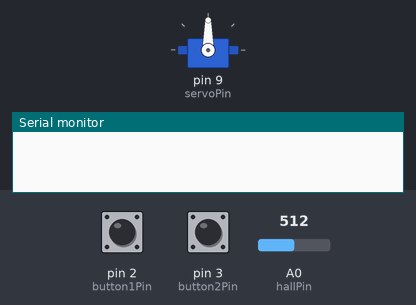
This sketch was run on a simulated Arduino Uno, built with avr-gcc and run on an emulated ATmega328P. Parts: servo, the last lines printed to the serial monitor. The test bench sets the inputs (shaded band); at power-on: pin 2 (button1Pin) HIGH, A0 (hallPin) = 512, pin 3 (button2Pin) HIGH.

Above: at 1.2 s.
1.3 s: pin 2 (button1Pin) pulled LOW for 0.15 s
At 2.2 s:
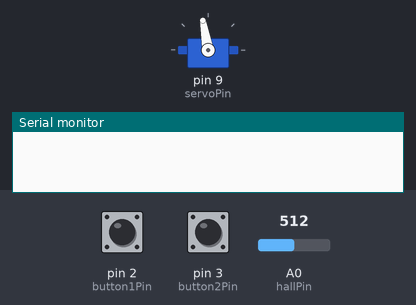
2.9 s: A0 (hallPin) set to 210
At 3.4 s:
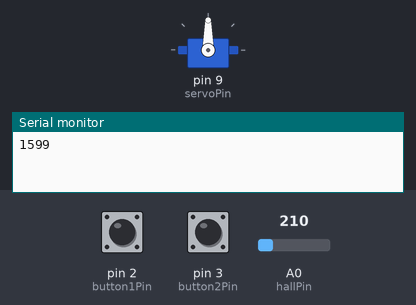
4.4 s: pin 3 (button2Pin) pulled LOW for 3.2 s
At 5.7 s:
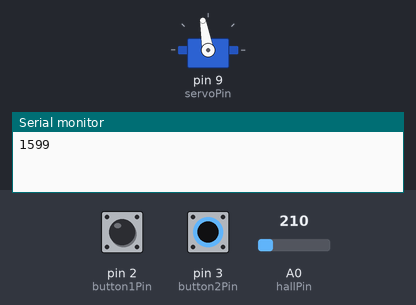
Timing chart, 0 to 9.1 s (numbered marks = the images above; inputs shaded):
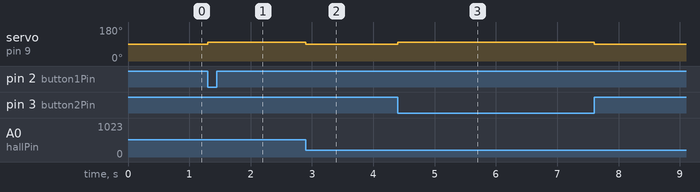

Measured:
- after the input at 1.3 s, servo on pin 9 (servoPin): 90° → 100° at once
- after the input at 2.9 s, servo on pin 9 (servoPin): 100° → 90° at once
- after the input at 4.4 s, servo on pin 9 (servoPin): 90° → 100° at once, → 90° 3.2 s later

The sketch:

Zeitmessung_Servo.ino
```cpp
#include <Servo.h>

Servo myServo;

// Pinbelegung
const int hallPin = A0;           // Hall-Sensor an Analogpin
const int servoPin = 9;           // Servo-Signalpin
const int button1Pin = 2;         // Taster 1-Pin
const int button2Pin = 3;         // Taster 2-Pin

// Schwellenwerte für Hysterese
const int restValue = 512;        // Ruhewert (ca. 2,5V)
const int thresholdOffset = 220;  // Abweichung vom Ruhewert

const int upperThreshold = restValue + thresholdOffset;  // Oberer Schwellenwert
const int lowerThreshold = restValue - thresholdOffset;  // Unterer Schwellenwert

bool servoActive = false;         // Zustandsvariable für Taster 1
unsigned long startTime = 0;      // Startzeit der Messung
unsigned long elapsedTime = 0;    // Gemessene Zeit

void setup() {
  Serial.begin(115200);           // Serielle Ausgabe für Zeitmessung
  pinMode(button1Pin, INPUT_PULLUP); // Taster 1 mit internem Pull-Up
  pinMode(button2Pin, INPUT_PULLUP); // Taster 2 mit internem Pull-Up
  pinMode(hallPin, INPUT);           // Hall-Sensor als Eingang
  myServo.attach(servoPin);          // Servo an Pin 9 anschließen
  myServo.write(90);                 // Servo bleibt anfangs stehen
  myServo.detach();
}

void loop() {
  // Taster 1: Startet den Servo, bis der Hall-Sensor auslöst
  if (digitalRead(button1Pin) == LOW && !servoActive) {
    servoActive = true;  // Servo aktivieren
    startTime = millis();  // ⏱ Zeitmessung starten

    myServo.attach(9);
    myServo.write(100);   // Servo dreht mit Tempo 100
  }

  // Stoppen durch Hall-Sensor
  if (servoActive) {
    int hallValue = analogRead(hallPin);
    if (hallValue > upperThreshold || hallValue < lowerThreshold) {
      elapsedTime = millis() - startTime;  // ⏱ Zeitmessung beenden
      Serial.println(elapsedTime);

      myServo.write(90);  // Servo stoppen
      myServo.detach();
      servoActive = false; // Servo deaktivieren
    }
  }

  // Taster 2: Servo dreht nur, solange der Taster gedrückt wird
  if (digitalRead(button2Pin) == LOW) {
    myServo.attach(9);
    myServo.write(100);   // Servo dreht mit Tempo 100
  } else if (!servoActive) { // Servo bleibt stehen, wenn Taster 2 losgelassen wird
    myServo.write(90);
    myServo.detach();
  }
}
```
